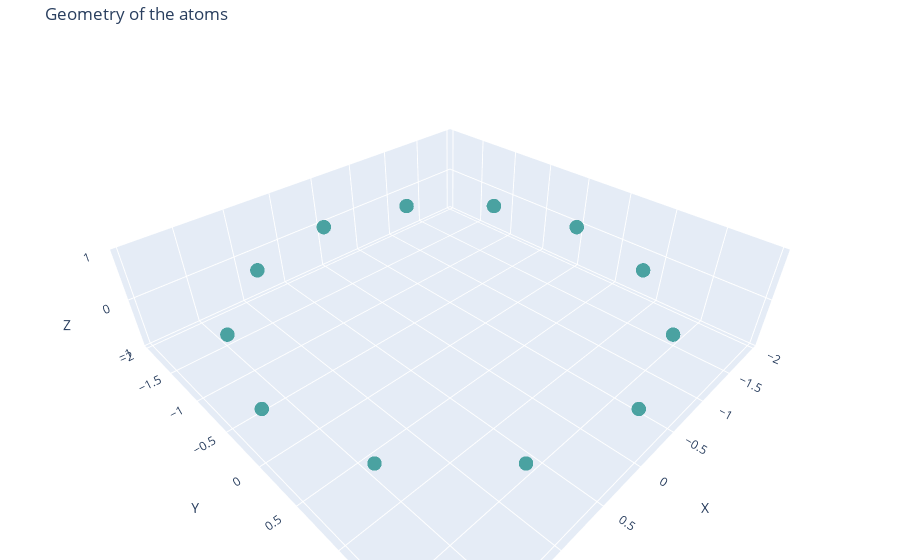

Notebook source saved alongside this figure:
### Markdown cell above
# Ring structure

### Code cell
ring = Qchains.RingGenerater(12, True)
np.linalg.norm(ring[2]-ring[1])

### Figure 1 — Plotly figure (JSON) as saved in the notebook; plotly's stock layout.template omitted (floating-point values rounded to 4 significant figures)
{"data": [{"marker": {"color": [0, 0, 0, 0, 0, 0, 0, 0, 0, 0, 0, 0], "colorscale": [[0, "#440154"], [0.1111, "#482878"], [0.2222, "#3e4989"], [0.3333, "#31688e"], [0.4444, "#26828e"], [0.5556, "#1f9e89"], [0.6667, "#35b779"], [0.7778, "#6ece58"], [0.8889, "#b5de2b"], [1, "#fde725"]], "opacity": 0.8, "size": 5}, "mode": "markers", "type": "scatter3d", "x": [1.932, 1.673, 0.9659, 1.183e-16, -0.9659, -1.673, -1.932, -1.673, -0.9659, -3.549e-16, 0.9659, 1.673], "y": [0, 0.9659, 1.673, 1.932, 1.673, 0.9659, 2.366e-16, -0.9659, -1.673, -1.932, -1.673, -0.9659], "z": [0, 0, 0, 0, 0, 0, 0, 0, 0, 0, 0, 0]}], "layout": {"margin": {"b": 0, "l": 0, "r": 0, "t": 40}, "scene": {"xaxis": {"title": {"text": "X"}}, "yaxis": {"title": {"text": "Y"}}, "zaxis": {"title": {"text": "Z"}}}, "title": {"text": "Geometry of the atoms"}}}
